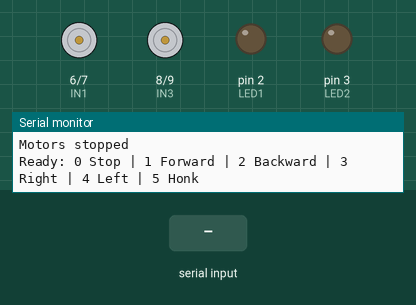
Recording of a sketch running on a simulated Arduino Uno, built with avr-gcc and run on an emulated ATmega328P. Shown: motor-driver pin pairs drawn as motors (green arrow = first pin HIGH = forward, orange = second pin HIGH = backward, longer = more drive, scaled by the enable pin), output pins drawn as LEDs (lit = HIGH), the last lines printed to the serial monitor. Dashed ring = blinking. Inputs (shaded band) come from the test bench.

Above: at 1.2 s.
1.3 s: "5" received over Serial
At 1.45 s:
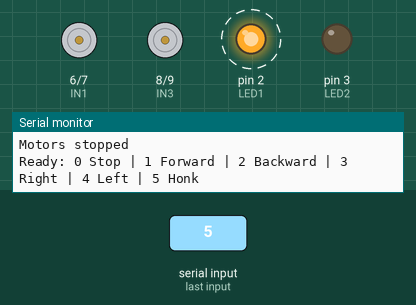
3.7 s: "1" received over Serial
At 4.0 s:
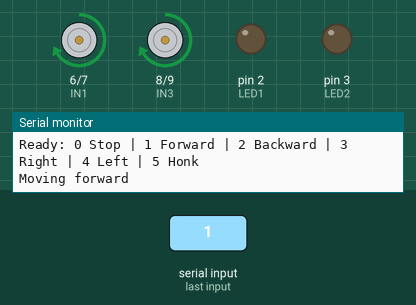
5.2 s: "2" received over Serial
At 6.3 s:
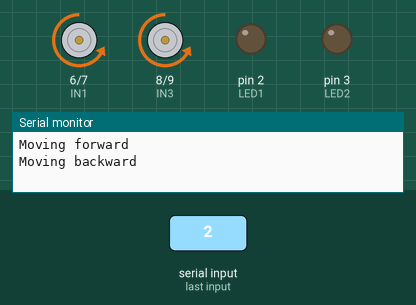
6.7 s: "3" received over Serial
At 7.5 s:
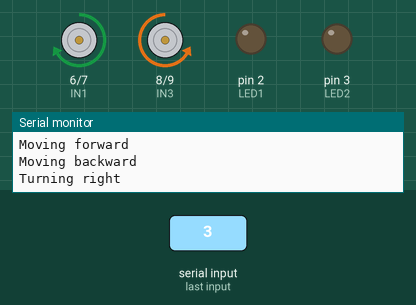
8.2 s: "4" received over Serial
At 8.6 s:
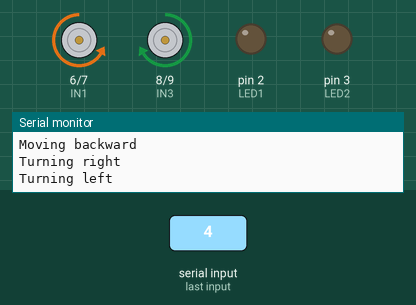
9.7 s: "6" received over Serial
At 10.9 s:
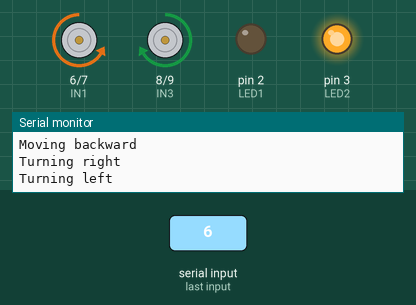
Timing chart, 0 to 12.2 s (numbered marks = the images above; inputs shaded):
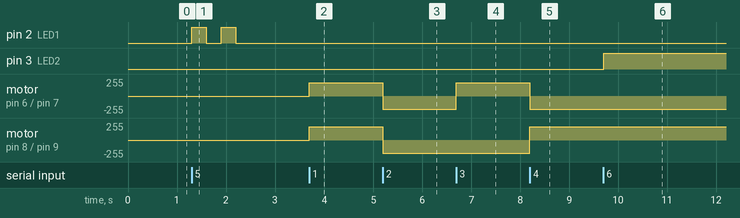

The sketch:

gesture_robot.ino
```cpp
// Arduino firmware for a hand-gesture controlled two-wheel robot.

// Motor A (left motor)
#define ENA 5
#define IN1 6
#define IN2 7

// Motor B (right motor)
#define ENB 10
#define IN3 8
#define IN4 9

// Optional LEDs or buzzer
#define LED1 2
#define LED2 3

const int MOTOR_SPEED = 200;

void setup() {
  Serial.begin(9600);

  pinMode(ENA, OUTPUT);
  pinMode(IN1, OUTPUT);
  pinMode(IN2, OUTPUT);
  pinMode(ENB, OUTPUT);
  pinMode(IN3, OUTPUT);
  pinMode(IN4, OUTPUT);
  pinMode(LED1, OUTPUT);
  pinMode(LED2, OUTPUT);

  stopMotors();
  digitalWrite(LED1, LOW);
  digitalWrite(LED2, LOW);

  Serial.println("Ready: 0 Stop | 1 Forward | 2 Backward | 3 Right | 4 Left | 5 Honk");
}

void loop() {
  if (!Serial.available()) {
    return;
  }

  const char command = Serial.read();

  switch (command) {
    case '0': stopMotors(); break;
    case '1': moveForward(); break;
    case '2': moveBackward(); break;
    case '3': turnRight(); break;
    case '4': turnLeft(); break;
    case '5': honk(); break;
    case '6': digitalWrite(LED2, HIGH); break;
    default: Serial.println("Invalid command"); break;
  }
}

void moveForward() {
  setMotors(HIGH, LOW, HIGH, LOW);
  Serial.println("Moving forward");
}

void moveBackward() {
  setMotors(LOW, HIGH, LOW, HIGH);
  Serial.println("Moving backward");
}

void turnRight() {
  setMotors(HIGH, LOW, LOW, HIGH);
  Serial.println("Turning right");
}

void turnLeft() {
  setMotors(LOW, HIGH, HIGH, LOW);
  Serial.println("Turning left");
}

void stopMotors() {
  digitalWrite(IN1, LOW);
  digitalWrite(IN2, LOW);
  digitalWrite(IN3, LOW);
  digitalWrite(IN4, LOW);
  analogWrite(ENA, 0);
  analogWrite(ENB, 0);
  Serial.println("Motors stopped");
}

void setMotors(int leftForward, int leftBackward, int rightForward, int rightBackward) {
  digitalWrite(IN1, leftForward);
  digitalWrite(IN2, leftBackward);
  digitalWrite(IN3, rightForward);
  digitalWrite(IN4, rightBackward);
  analogWrite(ENA, MOTOR_SPEED);
  analogWrite(ENB, MOTOR_SPEED);
}

void honk() {
  // Two short pulses. Commands received during this short sequence wait in the buffer.
  for (int i = 0; i < 2; i++) {
    digitalWrite(LED1, HIGH);
    delay(300);
    digitalWrite(LED1, LOW);
    delay(300);
  }
}
```

Measured:
- after the input at 1.3 s, pin 2 (LED1): alternates HIGH for 0.30 s and LOW for 0.30 s, 4 changes in all, then stays LOW, starting at once
- after the input at 3.7 s, motor on pin 6 (IN1) / pin 7 (IN2), motor on pin 8 (IN3) / pin 9 (IN4): stopped → forward 200/255 at once
- after the input at 5.2 s, motor on pin 6 (IN1) / pin 7 (IN2), motor on pin 8 (IN3) / pin 9 (IN4): forward 200/255 → backward 200/255 at once
- after the input at 6.7 s, motor on pin 6 (IN1) / pin 7 (IN2): backward 200/255 → forward 200/255 at once
- after the input at 8.2 s, motor on pin 6 (IN1) / pin 7 (IN2): forward 200/255 → backward 200/255 at once; motor on pin 8 (IN3) / pin 9 (IN4): backward 200/255 → forward 200/255 at once
- after the input at 9.7 s, pin 3 (LED2): LOW → HIGH at once
